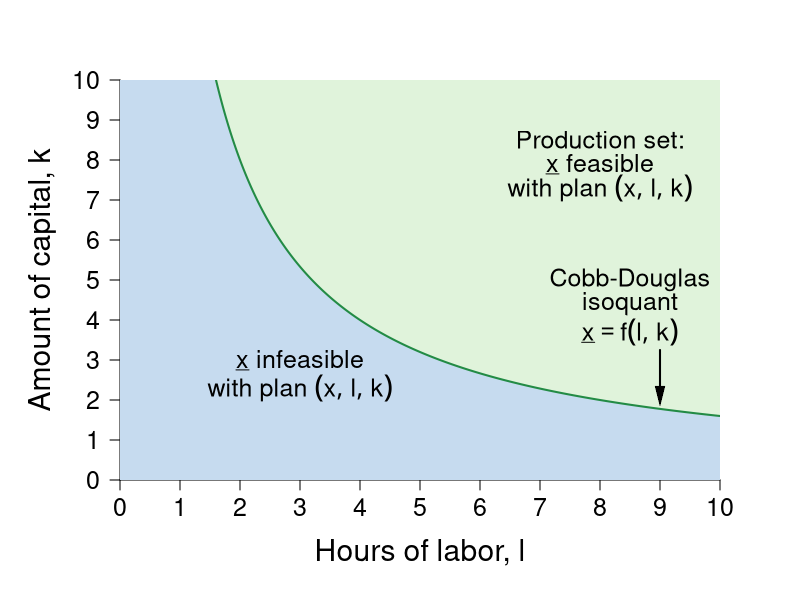

Recreate this plot in R.
#Graph Designer: Simon Halliday + Scott Cohn
#Authors: Bowles, Foley and Halliday
#Title: Coordination, Conflict and Competition: A Text in Microeconomics

library(shape)
pdf(file = "specprodexch/isoquant_shaded.pdf", width = 8, height = 6)

#Set parameters for graphics
pointsize <- 1.8
axislabelsize <- 1.8
labelsize <- 1.5
namesize <- 1.8
annotatesize <- 1.5
graphlinewidth <- 2
segmentlinewidth <- 1.5

COL <- c("#7fc97f", "#beaed4", "#fdc086", "#ffff99", "#386cb0", "#f0027f", "#bf5b17", "#666666")
COLA <- c("#e0f3db", "#99d8c9","#66c2a4","#41ae76", "#238b45", "#005824")
COLB <- c("#c6dbef", "#4eb3d3", "#2b8cbe", "#0868ac","#084081")

#Edited the margins to cater for the larger LHS labels
par(mar =  c(6, 6, 4, 4))

uFn <- function(x, y, alpha = 0.5){
  (x^alpha)*(y^(1 - alpha))
}

indiffA <- function(x, alpha = 0.5, uA = 5) {
  (uA / x^alpha)^(1/(1 - alpha))
}

xlims <- c(0, 10)
ylims <- c(0, 10)

npts <- 501 
x <- seq(xlims[1], xlims[2], length.out = npts)
y <- seq(ylims[1], ylims[2], length.out = npts) 
a <- c(2, 4, 6)

plot(0, 0, xlim = xlims, ylim = ylims, type = "n",
     xlab = expression(paste("")),
     ylab = expression(paste("")), 
     xaxt = "n", 
     yaxt = "n", 
     cex.lab = axislabelsize, 
     bty = "n", 
     xaxs="i", 
     yaxs="i"
)


ticksy <- seq(from = 0, to = ylims[2], by = 1)
ylabels <- seq(from = 0, to = ylims[2], by = 1)
ticksx <- seq(from = 0, to = xlims[2], by = 1)
xlabels <- seq(from = 0, to = xlims[2], by = 1)
# ticksy <- c(ylims[1], 5.25, 8, ylims[2])
# ylabels <- c(NA, expression(paste(y,"*")), expression(paste(bar(y))), NA)
# ticksx <- c(xlims[1], 5.25, 8.944272, xlims[2])
# xlabels <- c(NA, expression(paste(x,"*")), expression(paste(bar(x))), NA)

axis(1, at = ticksx, pos = 0, labels = xlabels, cex.axis = labelsize)
axis(2, at = ticksy, pos = 0, labels = ylabels, las = 1, cex.axis = labelsize)

npts <- 500 
xx1 <- seq(xlims[1], xlims[2], length.out = npts)
xx2 <- seq(0, xlims[2], length.out = npts)
xx3 <- seq(xlims[1], 0, length.out = npts)

#Draw the polygon for shading the utility areas
xpoly1 <- seq(from = xlims[1], to = xlims[2], length.out = 500)
ypoly1 <- indiffA(xpoly1, alpha = 0.5, uA = 4)
polygon(x = c(xpoly1, rev(xpoly1[1])), y = c(ypoly1, rev(ypoly1)[1]), col=COLB[1], density=NULL, border = NA)
ypoly1 <- indiffA(xpoly1, alpha = 0.5, uA = 4)
polygon(x = c(0, 0, xlims[2], xlims[2], 0), y = c(0, indiffA(xlims[2]), indiffA(xlims[2]), 0, 0), col=COLB[1], density=NULL, border = NA)


polygon(x = c(xlims[2], rev(xpoly1), xpoly1), y = c(ylims[2], rev(ypoly1), ypoly1), col=COLA[1], density=NULL, border = NA)


#Draw the graphs
lines(xx1, indiffA(xx1, alpha = 0.5, uA = 4), col = COLA[5], lwd = graphlinewidth)

#Label the feasible frontier
# text(3.2, 1, expression("Feasible Frontier"), cex = labelsize)
# text(3.2, 0.5, expression("(production possibilities frontier)"), cex = labelsize)
# Arrows(4.35, 0.95, 8.1, 0.95, col = "black", lty = 1, lwd = 2, arr.type = "triangle", arr.lwd = 0.5)

#Axis labels
mtext(expression(paste("Hours of labor, ", l)), side = 1, line = 3.5, cex = axislabelsize)
text(-1.3, 5, expression(paste("Amount of capital, ", k)), xpd = TRUE, cex = axislabelsize, srt = 90) 


# contour(x, y, 
#         outer(x, y, uFn),
#         drawlabels = FALSE,
#         col = COLB[3],
#         lwd = graphlinewidth,
#         levels = a, 
#         xaxs="i", 
#         yaxs="i", 
#         add = TRUE)


#Label the indifference curves
text(8.5, 5, expression("Cobb-Douglas"), cex = labelsize)
text(8.5, 4.4, expression("isoquant"), cex = labelsize)
text(8.5, 3.7, expression(underline(x) ==f(l,k)), cex = labelsize)
Arrows(9, 3.25, 9, 2.1, col = "black", lty = 1, lwd = 2, arr.type = "triangle", arr.lwd = 0.5)

#Label feasible and infeasible
text(3, 3, expression(paste(x = underline(x), " infeasible")), cex = labelsize)
text(3, 2.3, expression(paste("with plan ", (list(x, l, k)) )), cex = labelsize)

text(8, 8.5, expression(paste("Production set:")), cex = labelsize)
text(8, 7.9, expression(paste(x = underline(x), " feasible")), cex = labelsize)
text(8, 7.3, expression(paste("with plan ", (list(x, l, k)) )), cex = labelsize)

#text(9.5, 3.15, expression(u[2]^A), cex = labelsize)
#text(9.5, 5.85, expression(u[3]^A), cex = labelsize)

dev.off()
